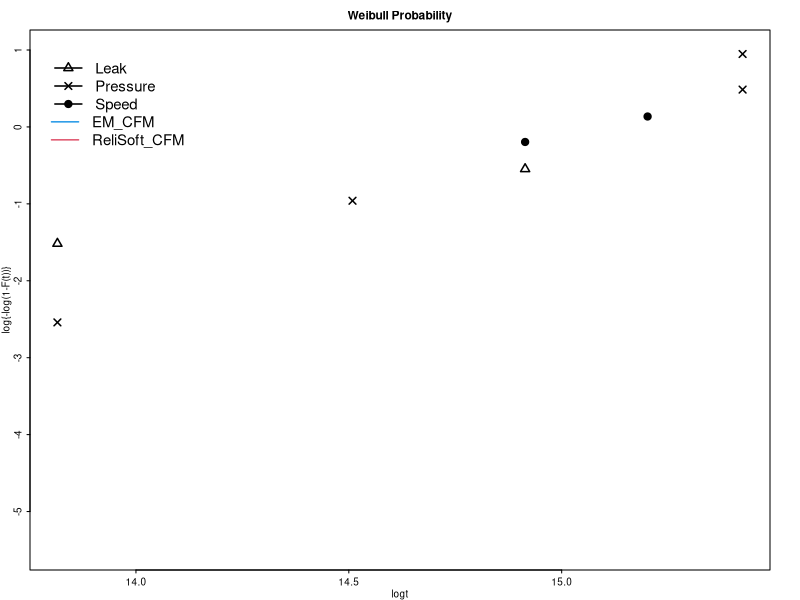

This figure's R source: (Note: this script raises an error after producing the figure.)
#============================================================================
rm(list=ls())
##source ("C:/CR/fnpp5.R" )
##source ("C:/CR/MicrobondC3_C.r" )

##공압실린더
MODE3 = c(2,1,2,2,3,1,2,3 ) 
C3 = c(2000000, 3000000, 5000000, 1000000, 4000000, 1000000, 5000000, 3000000 )

##유압실린더
MODE30 = c(1,1,1,1,1,
           1,1,1,1,1,
           2,2,2,2,2,
           2,2,2,2,2,
           2,2,2,2,2,
           2,2,2,2,2,
           2,2,2)

C30 = c(524, 594, 914, 914, 1223,
                1366, 1519, 1547, 1946, 2324,
                18, 21, 64, 95, 110,
                122, 128, 144, 162, 180,
                181, 220, 247, 251, 255,
                269, 276, 337, 376, 412,
                452, 999, 1043)


#============================================================================
data1 = C3[MODE3==1] ; data2 = C3[MODE3==2] ; data3 = C3[MODE3==3] ; 
# plot(  log(sort(data1)),  log(-log(1-ppoints(data1))), pch=2, xlab="logx", ylab="loglog"  )
# plot(  log(sort(data2)),  log(-log(1-ppoints(data2))), pch=2, xlab="logx", ylab="loglog"  )
# plot(  log(sort(data3)),  log(-log(1-ppoints(data3))), pch=2, xlab="logx", ylab="loglog"  )
##==========================================================================
idx  = MODE3
data.all = C3 
idx.sort = order( C3 )
idx1 = ( idx[idx.sort]==1)
idx2 = ( idx[idx.sort]==2)
idx3 = ( idx[idx.sort]==3)
data.sort = data.all[idx.sort]
Fall     = ppoints( data.all )

#==============================================================================
##postscript( file="C3Plot.ps", width=4.0, height=4.0)
#pdf( file="C3Plot.pdf", width=4.0, height=4.0)
 par(mar=c(5,5,5,5), omi=c(0,0,0,0), cex=0.6,mex=0.5)
#==============================================================================
xlim = range( log(data.all) );  
 ## ylim = range( log(-log(Fall) ) )
 ylim = c(-5.5, 1) 
 plot(  log(data.sort[idx1]),  log(-log(1-Fall[idx1])), main = "Weibull Probability", pch=2, xlim=xlim, ylim=ylim, 
        xlab="logt", ylab="log{-log(1-F(t))}",lwd = 1.5, cex =1.5  )
 points(log(data.sort[idx2]),  log(-log(1-Fall[idx2])), pch=4,lwd = 1.5, cex =1.5)
 points(log(data.sort[idx3]),  log(-log(1-Fall[idx3])), pch=19,lwd = 1.5, cex =1.5 )
 legend (13.8,1, pch=c(2,4,19),  legend=c("Leak", "Pressure", "Speed"), bty="n" ,lwd = 1.5, cex =1.5)
 legend (13.77, 0.3, lty=c(1,1) ,col=c(4,2),   legend=c("EM_CFM", "ReliSoft_CFM"), bty="n"  ,lwd = 1.5, cex =1.5)

##-----------------------------------------------------------------------
 X = sort(data.all) ; d = idx[ order(data.all) ]
##-----------------------------------------------------------------------

##-----------------------------------------------------------------------
## Weibull Model
##EM-----------------------------------------------------------------------
 Sweibull <- function(x, alpha,lam) {
        scale1 = lam[1]^(-1/alpha[1])
        scale2 = lam[2]^(-1/alpha[2])
        scale3 = lam[3]^(-1/alpha[3])
   (1-pweibull(x,shape=alpha[1],scale=scale1))*
   (1-pweibull(x,shape=alpha[2],scale=scale2))*
   (1-pweibull(x,shape=alpha[3],scale=scale3)) 
 }
 para.weibull = weibull.cm.EM(X,d, eps=1.0E-5)
 Fweibull = 1-Sweibull(X, alpha=para.weibull$alpha, lam=para.weibull$lam)
 MSEweibull = mean( (Fweibull-Fall)^2 )
 xxx = seq(min(X),max(X), l=100)
 lines(log(xxx), log(-log(Sweibull( xxx, alpha=para.weibull$alpha, lam=para.weibull$lam))), lty=1, col =4 ,lwd = 2)
 
 ##ReliaSoft_pneumatic cylinder result-----------------------------------------------------------------------
 shap=c(1.35, 4.25, 3.97)
 scal=c(58065000, 26608000, 33166000)
 lam = (1/scal)^shap
 
 Sweibull <- function(x, shap,lam) {
   scale1 = lam[1]^(-1/shap[1])
   scale2 = lam[2]^(-1/shap[2])
   scale3 = lam[3]^(-1/shap[3])
   (1-pweibull(x,shape=shap[1],scale=scale1))*
     (1-pweibull(x,shape=shap[2],scale=scale2))*
     (1-pweibull(x,shape=shap[3],scale=scale3)) 
 }
 Fweibull = 1-Sweibull(X, shap=shap, lam=lam)
 MSEweibull = mean( (Fweibull-Fall)^2 )
 xxx = seq(min(X),max(X), l=100)
 lines(log(xxx), log(-log(Sweibull(xxx, shap=shap, lam=lam))), lty=1,lwd = 2, col = 2 )

##-----------------------------------------------------------------------
